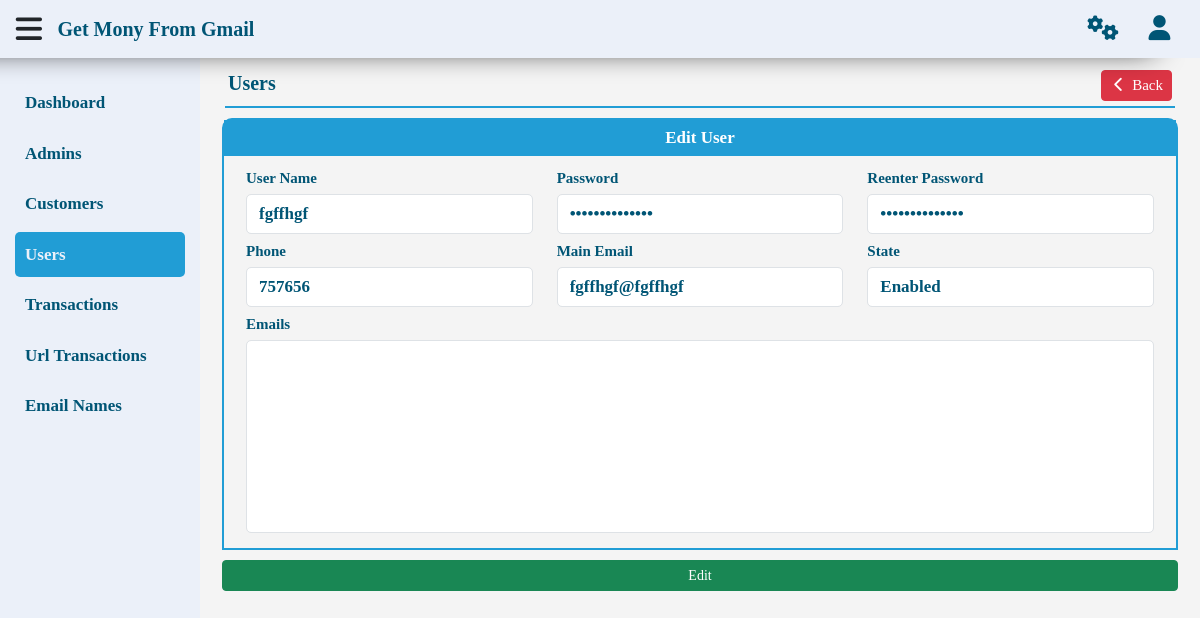
Screenshot of /gmr_test/users.php?Page=Edit&ID=39 (signed in) with the database file from the repository.
### tables this page shows
CREATE TABLE `users` (
  `id` int(11) NOT NULL,
  `username` text NOT NULL,
  `pass` text NOT NULL,
  `phone` text NOT NULL,
  `main_email` varchar(255) NOT NULL,
  `email` text NOT NULL,
  `us_date` timestamp NOT NULL DEFAULT current_timestamp(),
  `active` int(1) NOT NULL DEFAULT 1,
  `type` int(1) NOT NULL DEFAULT 2
);

### gmr_test/function.php (called while the page is built, shortened)
<?php
function id() {
    if (isset($_GET['ID']) && is_numeric($_GET['ID']) && !empty($_GET['ID'])) {
        return intval($_GET['ID']);
    }
}
function getItem($table, $value, $where, $select) {
    global $con;
    $statment = $con->prepare("SELECT * FROM $table WHERE $where");
    $statment->execute(array($value));
    $fetch = $statment->fetch();
    return $fetch[$select];
}

### gmr_test/inc/page/users/edit.php (the view, shortened to what this page needs)
<div class="content">
    <nav class="navbar navbar-expand-lg">
        <a class="navbar-brand">
            <span><?php echo words($pageTitle) ?></span>
        </a>
        <div class="collapse navbar-collapse" id="navbarSupportedContent">
            <ul class="navbar-nav <?php echo $navbar ?>-auto mb-2 mb-lg-0">
                <li class="nav-item">
                    <a
                    class="nav-link btn btn-danger btn-sm"
                    aria-current="page"
                    href="<?php if($_SESSION['idForsan'] == 1){echo '?Page=View';}else{echo 'report.php?Page=View';}?>">
                        <i class="fa fa-chevron-left fa-fw"></i>
                        <span><?php echo words('Back') ?></span>
                    </a>
                </li>
            </ul>
        </div>
    </nav>
    <form method="post" enctype="multipart/form-data">
        <div class="container">
            <div class="panel">
                <div class="panel-heading">
                    <?php echo words('Edit User') ?>
                </div>
                <div class="panel-body">
                    <div class="row">
                        <div class="col-md-4 col-sm-6">
                            <div class="form-group">
                                <label><?php echo words('User Name') ?></label>
                                <input
                                    type="text"
                                    name="username"
                                    class="form-control"
                                    autocomplete="off"
                                    value="<?php if(isset($username)){echo$username;}else{echo getItem('users',id(),'id=?','username');}?>">
                            </div>
                        </div>
                        <div class="col-md-4 col-sm-6">
                            <div class="form-group">
                                <label><?php echo words('Password') ?></label>
                                <input
                                    type="password"
                                    name="password1"
                                    class="form-control"
                                    autocomplete="off"
                                    value="<?php if(isset($password1)){echo$password1;}else{echo getItem('users',id(),'id=?','pass');}?>">
                            </div>
                        </div>
                        <div class="col-md-4 col-sm-6">
                            <div class="form-group">
                                <label><?php echo words('Reenter Password') ?></label>
                                <input
                                    type="password"
                                    name="password2"
                                    class="form-control"
                                    autocomplete="off"
                                    value="<?php if(isset($password2)){echo$password2;}else{echo getItem('users',id(),'id=?','pass');}?>">
                            </div>
                        </div>
                        <div class="col-md-4 col-sm-6">
                            <div class="form-group">
                                <label><?php echo words('Phone') ?></label>
                                <input
                                    type="number"
                                    name="phone"
                                    class="form-control"
                                    autocomplete="off"
                                    value="<?php if(isset($phone)){echo$phone;}else{echo getItem('users',id(),'id=?','phone');}?>">
                            </div>
                        </div>
                        <div class="col-md-4 col-sm-6">
                            <div class="form-group">
                                <label><?php echo words('Main Email') ?></label>
                                <input
                                    type="text"
                                    name="main"
                                    class="form-control"
                                    autocomplete="off"
                                    value="<?php if(isset($main)){echo$main;}else{echo getItem('users',id(),'id=?','main_email');}?>">
                            </div>
                        </div>
                        <div class="col-md-4 col-sm-6">
                            <div class="form-group">
                                <label><?php echo words('State') ?></label>
                                <div class="form-group">
                                    <select name="active" class="form-control">
                                        <option value="1"<?php if (getItem('users',id(),'id=?','active')==1){echo'selected';}?>>Enabled</option>
                                    </select>
                                </div>
                            </div>
                        </div>
                        <div class="col-12">
                            <div class="form-group">
                                <label><?php echo words('Emails') ?></label>
                                <textarea name="email" class="form-control" autocomplete="off" rows="7"><?php if(isset($email)){echo$email;}else{echo getItem('users',id(),'id=?','email');}?></textarea>
                            </div>
                        </div>
                    </div>
                </div>
            </div>
            <div class="form-group">
                <button type="submit" class="btn btn-success btn-sm">
                    <?php echo words('Edit') ?>
                </button>
            </div>
        </div>
    </form>
</div>

### gmr_test/lay/css/style.css (style rules this page uses)
:root { --background: #ebf0f9; --primary: white; --secondry: #005575; --third: #219dd5; }
* { box-sizing: border-box; font-family: 'Cairo'; }
body { background-color: #f4f4f4; }
ul { list-style: none; }
a { text-decoration: none; }
P, ul, h1, h2, h3, h4, h5, h6 { margin: 0; padding: 0; }
.row { margin: 0; }
.content { position: relative; top: 50px; width: calc(100% - 200px); transition: .3s; padding: 10px; }
.navbar { border-bottom: 2px solid var(--third); margin: 0 15px 10px; padding: 3px; }
.navbar .navbar-brand { color: var(--secondry); font-weight: bold; font-size: 20px; margin: 0; }
.navbar ul { margin: 5px 0; }
.navbar ul a,.navbar ul a:hover,.navbar ul a:focus { padding: 3px; color: white; font-size: 15px; }
.panel { border: 2px solid var(--third); margin-bottom: 10px; border-radius: 10px 10px 0 0; }
.panel .panel-heading { padding: 5px; font-size: 17px; font-weight: bold; background-color: var(--third); color: var(--primary); text-align: center; }
.panel .panel-body { padding: 10px; }
form .form-group { position: relative; padding: 0; }
form .form-group label { color: var(--secondry); font-size: 15px; font-weight: bold; margin-bottom: 5px; }
form .form-group select { margin: 0; }
form .form-group textarea { resize: none; }
form .form-group input, form .form-group select, form .form-group textarea { width: 100%; margin-bottom: 5px; font-weight: bold; font-size: 17px; color: var(--secondry) !important; direction: ltr; border-radius: 5px; display: block; }
form .form-group button { width: 100%; }

### gmr_test/lay/css/en.css (style rules this page uses)
.content { left: 200px; }
form .form-group input, form .form-group select { text-align: left; }
form .form-group label { margin-right: 3px; text-align: left; }

### rows the page displays
users: username "fgffhgf", phone "757656", main "fgffhgf@fgffhgf", active "Enabled"

### other values shown
words('Dashboard') "Dashboard"
words('Admins') "Admins"
words('Customers') "Customers"
words('Users') "Users"
words('Transactions') "Transactions"
words('Url Transactions') "Url Transactions"
words('Email Names') "Email Names"
words($pageTitle) "Users"
words('Back') "Back"
words('Edit User') "Edit User"
words('User Name') "User Name"
words('Password') "Password"
words('Reenter Password') "Reenter Password"
words('Phone') "Phone"
words('Main Email') "Main Email"
